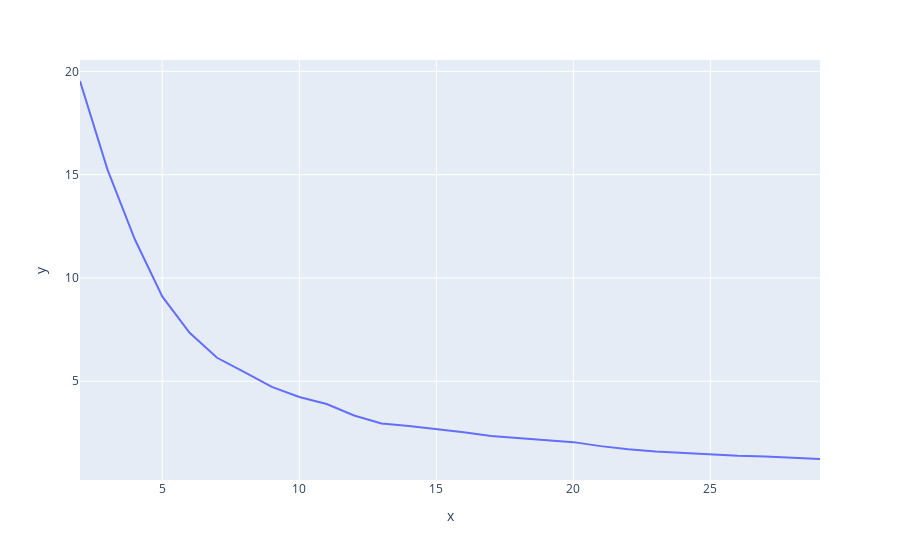

Source (notebook cell):
### Code cell
fig = px.line(x = range(2,30), y = wcss)
fig.show()

### Figure 1 — Plotly figure (JSON) as saved in the notebook; plotly's stock layout.template omitted (floating-point values rounded to 4 significant figures)
{"data": [{"hovertemplate": "x=%{x}<br>y=%{y}<extra></extra>", "legendgroup": "", "line": {"color": "#636efa", "dash": "solid"}, "marker": {"symbol": "circle"}, "mode": "lines", "name": "", "orientation": "v", "showlegend": false, "type": "scatter", "x": [2, 3, 4, 5, 6, 7, 8, 9, 10, 11, 12, 13, 14, 15, 16, 17, 18, 19, 20, 21, 22, 23, 24, 25, 26, 27, 28, 29], "xaxis": "x", "y": [19.53, 15.25, 11.87, 9.109, 7.349, 6.137, 5.445, 4.726, 4.237, 3.903, 3.343, 2.959, 2.834, 2.691, 2.533, 2.353, 2.246, 2.136, 2.056, 1.863, 1.706, 1.598, 1.518, 1.454, 1.395, 1.36, 1.312, 1.239], "yaxis": "y"}], "layout": {"legend": {"tracegroupgap": 0}, "margin": {"t": 60}, "xaxis": {"anchor": "y", "domain": [0, 1], "title": {"text": "x"}}, "yaxis": {"anchor": "x", "domain": [0, 1], "title": {"text": "y"}}}}
